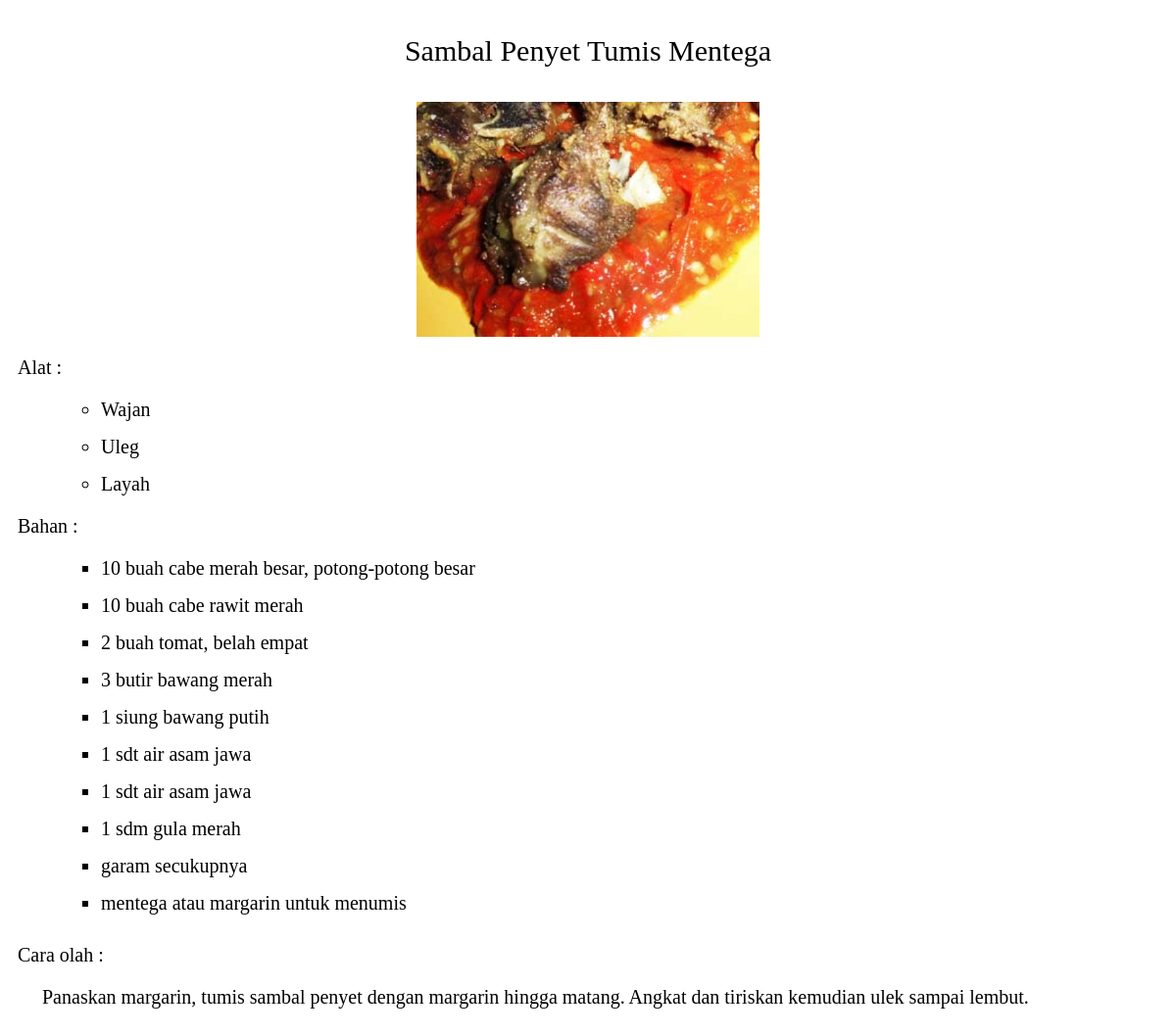
The app's page /data_detail.php?id=r13 with its own data.
### tables this page shows
CREATE TABLE IF NOT EXISTS `resep` (
  `id` int(11) NOT NULL AUTO_INCREMENT,
  `kode_resep` varchar(4) NOT NULL DEFAULT '',
  `nama_resep` varchar(100) DEFAULT NULL,
  `kode_jenis_resep` varchar(3) DEFAULT NULL,
  `alat_resep` text,
  `bahan_resep` text,
  `cara_olah_resep` text,
  `foto_resep` varchar(100) DEFAULT NULL,
  PRIMARY KEY (`kode_resep`),
  UNIQUE KEY `id` (`id`)
);

### database.php (called while the page is built, shortened)
<?php
class database{
  function getDataDetail($id){
    $query = mysql_query("select * from resep where kode_resep='".$id."'");
    $data = mysql_fetch_array($query);
    if(mysql_num_rows($query) > 0){
      return $data;
    }else{
      return 0;
    }
  }
}
?>

### data_detail.php (the view, shortened to what this page needs)
<?php
include "database.php";
$kode = $_GET['id'];
$data = new database();
$result = $data->getDataDetail($kode);
$nama = $result['nama_resep'];
$alat = $result['alat_resep'];
$bahan = $result['bahan_resep'];
$caraolah = $result['cara_olah_resep'];
$caraolah = str_ireplace(";","</p><p>",$caraolah);
$foto = $result['foto_resep'];
?>
<div id="resep-nama">
  <?php echo $nama; ?>
</div>
<div id="resep-foto">
  <?php
  if($foto){
    echo "<img src='image/".$foto."' id='resep-img'>";
  }else{
    echo "No Image!";
  }
  ?>
</div>
<div id="resep-alat">
  Alat : <br>
  <ul>
  <?php
  $alatalat = explode("|",$alat);
  $jumlahalat = count($alatalat);
  for($i = 0;$i < $jumlahalat;$i++){
    echo "<li class='li-alat'>".$alatalat[$i]."</li>";
  }
  ?>
  </ul>
</div>
<div id="resep-bahan">
  Bahan : <br>
  <ul>
  <?php
  $bahanbahan = explode("|",$bahan);
  $jumlahbahan = count($bahanbahan);
  for($i = 0;$i < $jumlahbahan;$i++){
    echo "<li class='li-bahan'>".$bahanbahan[$i]."</li>";
  }
  ?>
  </ul>
</div>
<div id="resep-cara-olah">
  Cara olah : <br>
  <p><?php echo $caraolah; ?></p>
</div>

### data_detail.php (style rules this page uses)
#resep-nama { text-align: center; font-size: 30px; margin: 35px 5px; }
#resep-foto { text-align: center; }
#resep-img { margin: 0 auto; max-width: 350px; max-height: 350px; box-shadow: 0px 0px 6px rgba(255, 255, 255, 0.4); }
#resep-alat { margin-top: 20px; margin-left: 10px; font-size: 20px; }
.li-alat { margin : 15px 45px; list-style: circle; }
#resep-bahan { margin-left: 10px; font-size: 20px; }
.li-bahan { margin: 15px 45px; list-style: square; }
#resep-cara-olah { margin: 30px 10px; text-align: justify; font-size: 20px; }
p { text-indent: 25px; }

### records on screen
resep: nama_resep "Sambal Penyet Tumis Mentega", foto_resep (picture), alat_resep "Wajan", alat_resep "Uleg", alat_resep "Layah", bahan_resep "10 buah cabe merah besar, potong-potong besar", bahan_resep "10 buah cabe rawit merah", bahan_resep "2 buah tomat, belah empat", bahan_resep "3 butir bawang merah", bahan_resep "1 siung bawang putih", bahan_resep "1 sdt air asam jawa", bahan_resep "1 sdm gula merah", bahan_resep "garam secukupnya", bahan_resep "mentega atau margarin untuk menumis", cara_olah_resep "Panaskan margarin, tumis sambal penyet dengan margarin hingga matang. Angkat dan tiriskan kemudian ulek sampai lembut."
